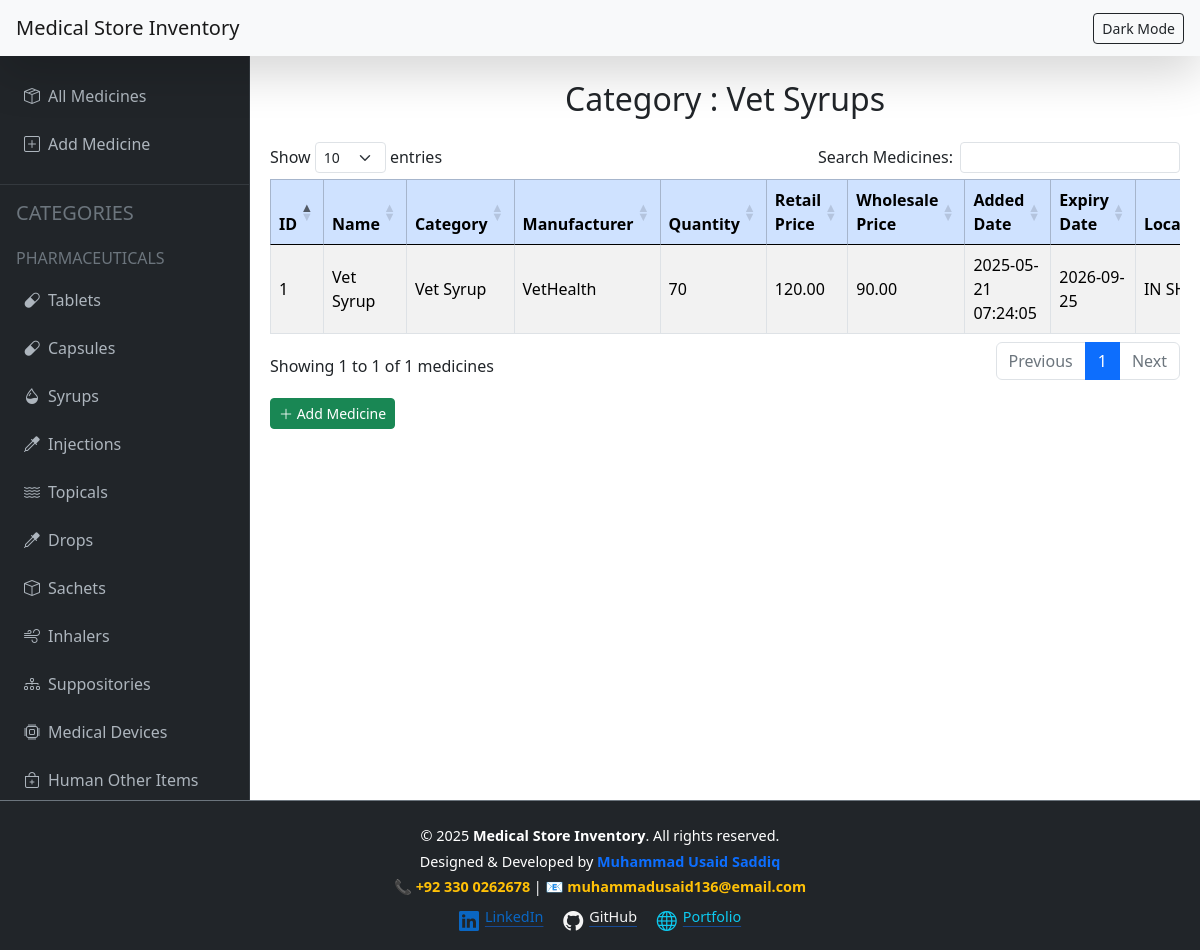
/category_vet_syrup.php, run on the app's committed database.
### tables this page shows
CREATE TABLE `medicines` (
  `id` int(11) NOT NULL,
  `name` varchar(100) NOT NULL,
  `category` enum('Tablet','Capsule','Syrup','Injection','Topical','Drops','Inhaler','Suppository','Medical Device','General Item','Vet Inj 10ml','Vet Inj 50ml','Vet Inj 100ml','Vet Powder','Vet Tablets','Vet Other Items','Vet Tuips','Vet Drench 1000ml','Vet Drench 100ml','Human Other Items','Vet Syrup','Sachet','Vet Drip','Vet Spray') DEFAULT NULL,
  `manufacturer` varchar(100) DEFAULT NULL,
  `quantity` int(11) NOT NULL DEFAULT 0,
  `retail_price` decimal(10,2) DEFAULT NULL,
  `wholesale_price` decimal(10,2) DEFAULT NULL,
  `expiry_date` date NOT NULL,
  `added_date` timestamp NOT NULL DEFAULT current_timestamp(),
  `location` varchar(50) NOT NULL DEFAULT 'Shop'
);

### category_vet_syrup.php (the view, shortened to what this page needs)
<?php
include "config.php";
?>
<!DOCTYPE html>
<html lang="en" data-bs-theme="light">
<head>
    <link href="https://cdn.jsdelivr.net/npm/bootstrap@5.3.2/dist/css/bootstrap.min.css" rel="stylesheet" />
    <link href="https://cdn.datatables.net/1.13.6/css/dataTables.bootstrap5.min.css" rel="stylesheet" />
    <link href="https://cdn.jsdelivr.net/npm/bootstrap-icons@1.10.5/font/bootstrap-icons.css" rel="stylesheet" />
    <link rel="stylesheet" href="https://cdnjs.cloudflare.com/ajax/libs/font-awesome/6.5.0/css/all.min.css">
</head>
<body>
    <nav class="navbar navbar-light fixed-top bg-light px-3 shadow-lg">
        <a href="index.php" class="navbar-brand mb-0 h1">Medical Store Inventory</a>
        <button id="modeToggle" class="btn btn-outline-dark btn-sm" title="Toggle Dark/Light Mode">Dark Mode</button>
    </nav>
    <div class="sidebar">
        <a href="index.php" ><i class="bi bi-box-seam me-2"></i>All Medicines</a>
        <a href="add_medicine.php"><i class="bi bi-plus-square me-2"></i>Add Medicine</a>
        <hr class="text-secondary" />
        <h5 class="text-secondary text-uppercase ps-3 mt-3 mb-2">Categories</h5>
        <h6 class="text-secondary text-uppercase ps-3 mt-4 mb-2">Pharmaceuticals</h6>
        <a href="category_tablet.php"><i class="bi bi-capsule me-2"></i>Tablets</a>
        <a href="category_capsule.php"><i class="bi bi-capsule me-2"></i>Capsules</a>
        <a href="category_syrup.php"><i class="bi bi-droplet-half me-2"></i>Syrups</a>
        <a href="category_injection.php"><i class="bi bi-eyedropper me-2"></i>Injections</a>
        <a href="category_topical.php"><i class="bi bi-water me-2"></i>Topicals</a>
        <a href="category_drops.php"><i class="bi bi-eyedropper me-2"></i>Drops</a>
        <a href="category_sachet.php"><i class="bi bi-box me-2"></i>Sachets</a>
        <a href="category_inhaler.php"><i class="bi bi-wind me-2"></i>Inhalers</a>
        <a href="category_suppository.php"><i class="bi bi-diagram-3 me-2"></i>Suppositories</a>
        <a href="category_medical_device.php"><i class="bi bi-cpu me-2"></i>Medical Devices</a>
        <a href="category_human_other_items.php"><i class="bi bi-bag-plus me-2"></i>Human Other Items</a>
    </div>
    <main class="main-content">
        <h2 class="mb-4 text-center">Category : Vet Syrups</h2>
        <div class="table-responsive">
            <table id="medicinesTable" class="table table-striped table-bordered align-middle">
                <thead class="table-primary">
                    <tr>
                        <th>ID</th>
                        <th>Name</th>
                        <th>Category</th>
                        <th>Manufacturer</th>
                        <th>Quantity</th>
                        <th>Retail Price</th>
                        <th>Wholesale Price</th>
                        <th>Added Date</th>
                        <th>Expiry Date</th>
                        <th>Location</th>
                    </tr>
                </thead>
                <tbody>
                     <?php
                     $sql = "SELECT * FROM `medicines` WHERE `category` = 'Vet Syrup'";
                     $result = mysqli_query($conn, $sql);
                     $sno = 0;
                     while ($row = mysqli_fetch_assoc($result)) {
                        $sno = $sno + 1;
                        echo "
                        <tr>
                        <td>" . $sno . "</td>
                        <td>". $row['name'] ."</td>
                        <td>". $row['category'] ."</td>
                        <td>". $row['manufacturer'] ."</td>
                        <td>". $row['quantity'] ."</td>
                        <td>". $row['retail_price'] ."</td>
                        <td>". $row['wholesale_price'] ."</td>
                        <td>". $row['added_date'] ."</td>
                        <td>". $row['expiry_date'] ."</td>
                        <td>". $row['location'] ."</td>
                        <td>
                            <a href='edit.php?id=$row[id]' class='btn btn-sm btn-warning me-1'>
                                <i class='fas fa-edit'></i>
                            </a>
                            <a href='delete.php?id=$row[id]' class='btn btn-sm btn-danger'
                                onclick=\"return confirm('Are you sure you want to delete $row[name] ?')\">
                                <i class='fas fa-trash-alt'></i>
                            </a>
                        </td>
                    </tr>
                        ";
                     }
                     ?>
                </tbody>
            </table>
            <a href="add_medicine.php" class="btn btn-sm btn-success mt-3" title="Add New Medicine">
                <i class="bi bi-plus-lg"></i> Add Medicine
            </a>
        </div>
    </main>
    <footer class="bg-dark text-light pt-4 pb-3 mt-auto border-top border-secondary">
        <div class="container text-center">
            <p class="mb-1 text-white">© 2025 <strong>Medical Store Inventory</strong>. All rights reserved.</p>
            <p class="mb-1 text-white">Designed & Developed by <strong class="text-primary">Muhammad Usaid
                    Saddiq</strong></p>
            <p class="mb-2">
                📞
                <a href="tel:+923300262678" class="text-warning fw-semibold text-decoration-none">
                    +92 330 0262678
                </a>
                |
                📧
                <a href="mailto:muhammadusaid136@email.com" class="text-warning fw-semibold text-decoration-none">
                    muhammadusaid136@email.com
                </a>
            </p>
            <p class="mb-0">
                <a href="https://www.linkedin.com/in/yourprofile" target="_blank" class="icon-link me-3"
                    style="color: #0A66C2;">
                    <i class="bi bi-linkedin fs-5"></i> LinkedIn
                </a>
                <a href="https://github.com/yourusername" target="_blank" class="icon-link me-3"
                    style="color: #f4f4f4;">
                    <i class="bi bi-github fs-5"></i> GitHub
                </a>
                <a href="https://yourportfolio.com" target="_blank" class="icon-link" style="color: #0dcaf0;">
                    <i class="bi bi-globe fs-5"></i> Portfolio
                </a>
            </p>
        </div>
    </footer>
</body>
</html>

### category_vet_syrup.php (style rules this page uses)
body, html { height: 100%; margin: 0; font-family: 'Segoe UI', Tahoma, Geneva, Verdana, sans-serif; background-color: var(--bs-body-bg); color: var(--bs-body-color); }
.navbar { height: 56px; z-index: 1040; }
.sidebar { position: fixed; top: 56px; left: 0; width: 250px; height: calc(100vh - 56px); background-color: #212529; overflow-y: auto; padding-top: 1rem; border-right: 1px solid #343a40; }
.sidebar a { padding: 12px 20px; text-decoration: none; font-size: 1rem; color: #adb5bd; display: block; border-left: 4px solid transparent; }
.main-content { margin-left: 250px; padding: 80px 20px 20px 20px; min-height: 100vh; }
footer { background-color: #212529; color: #adb5bd; padding: 15px 0; text-align: center; font-size: 0.9rem; border-top: 1px solid #343a40; }
.icon-link { transition: transform 0.3s ease, text-shadow 0.3s ease; }

### data on the page
medicines: name "Vet Syrup", category "Vet Syrup", manufacturer "VetHealth", quantity "70", retail_price "120.00", wholesale_price "90.00", added_date "2025-05-21 07:24:05", expiry_date "2026-09-25", location "IN…"
